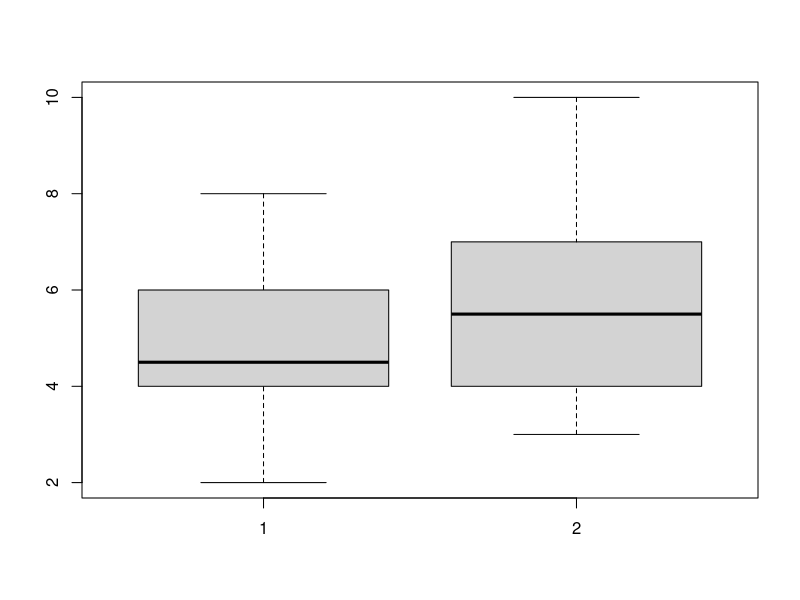
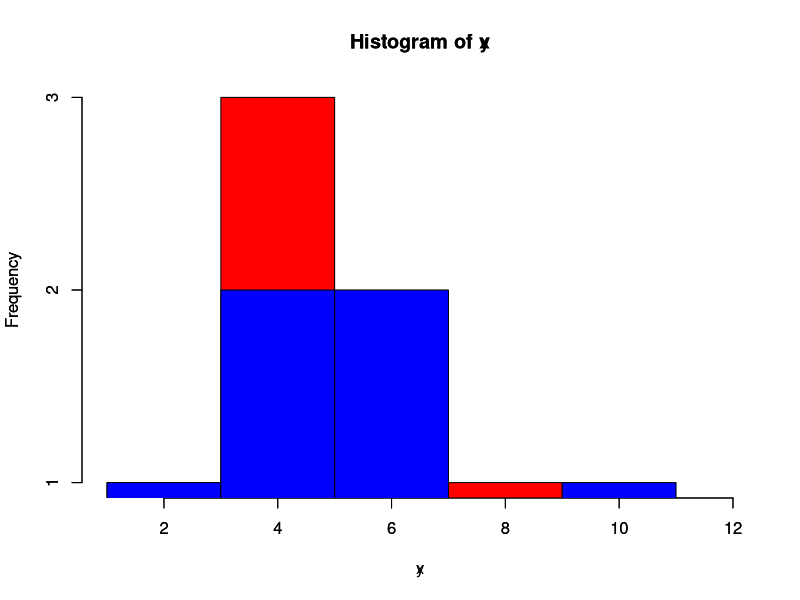
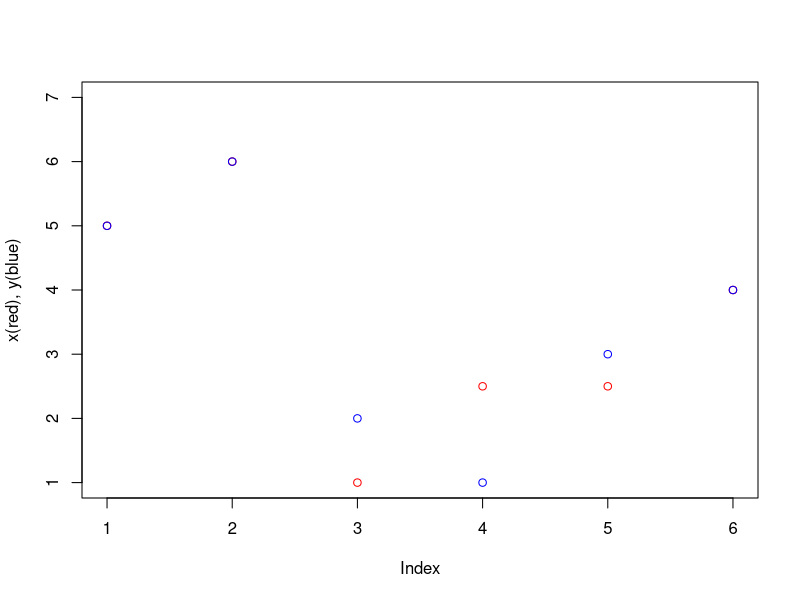
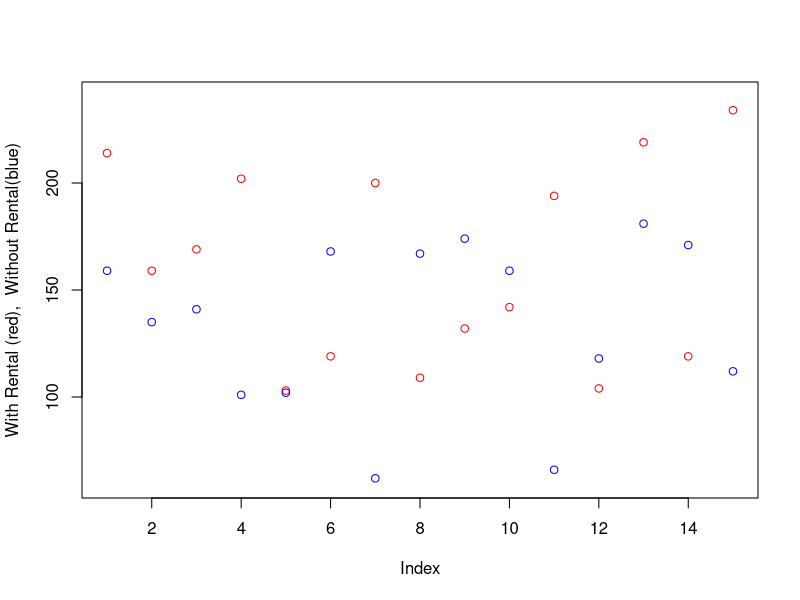
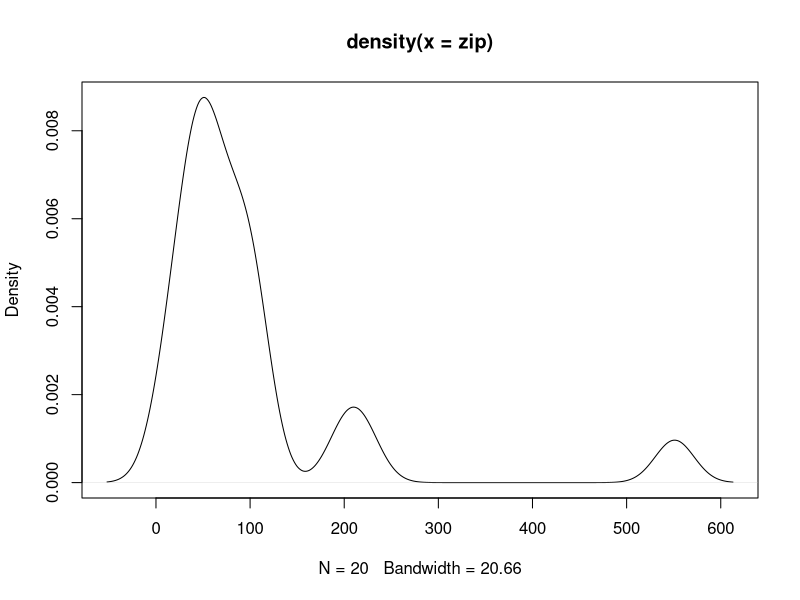
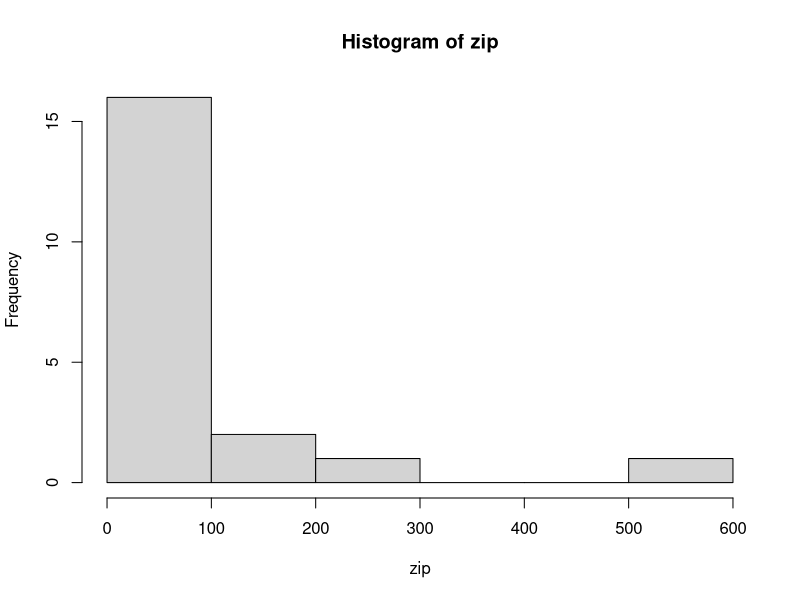
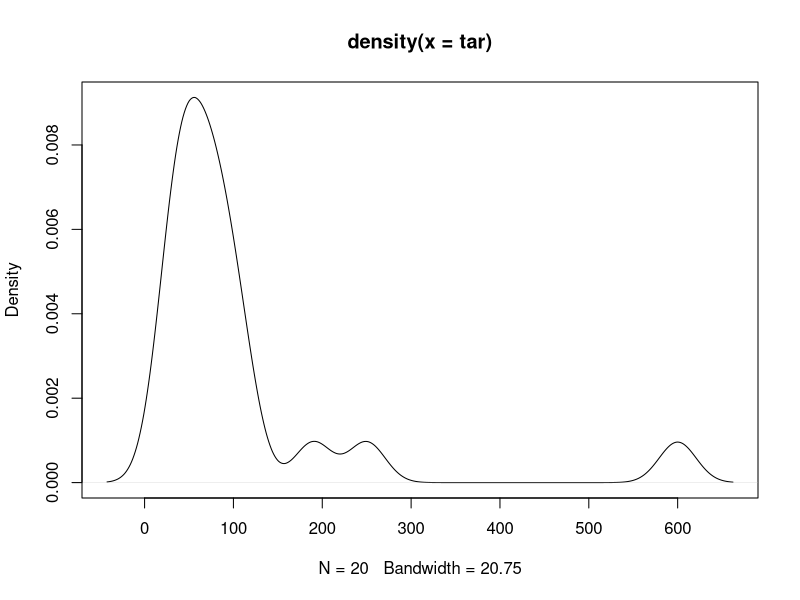
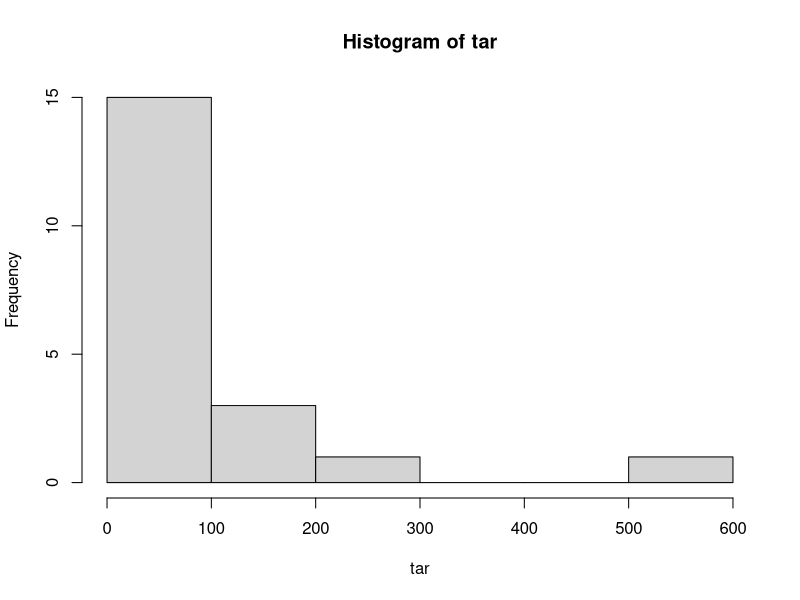

Generate these figures, in order, with R:
#####Q1####
x <- c(6, 8, 2, 4, 4, 5)
y <- c(7, 10, 4, 3, 5, 6)


boxplot(x, y)

hist(x, xlim=c(1,12), ylim= c(1,3), breaks = seq(from=1, to=12, by=2), col='red')
par(new=TRUE)
hist(y, xlim=c(1,12), ylim= c(1,3), breaks = seq(from=1, to=12, by=2), col='blue')
dev.off()

xrank <- rank(x)
yrank <- rank(y)
plot(xrank, col='red', ylim=c(1,7), ylab='x(red), y(blue)')
points(yrank, col='blue')

test_result <- wilcox.test(x,y, correct = F, exact=F)
summary(test_result)
test_result$statistic
test_result$parameter
test_result$p.value
test_result$method

wilcox.test(y,x, exact=F)

wilcox.test(x,y, correct=FALSE)

#data:  x and y
#W = 14, p-value = 0.5174
#The p-value is greater than 0.05, 
#then we can accept the hypothesis H0 of statistical 
#equality of the means of two groups.

#####Q2####

#A) Are these two groups of sampling paired or independent?
#   It is clear that the two groups are paired, 
#   because there is a bond between the readings, 
#   consisting in the fact that we are considering the same lake 
#   albeit in two different days.
a <- c(214, 159, 169, 202, 103, 119, 200, 109, 132, 142, 194, 104, 219, 119, 234)
b <- c(159, 135, 141, 101, 102, 168, 62, 167, 174, 159, 66, 118, 181, 171, 112)
plot(a, col='red', ylim=c(60,240), ylab='With Rental (red),  Without Rental(blue)')
points(b, col='blue')
#B)

wilcox.test(a,b, paired=TRUE, alternative = "less")


# [1] V = 80, p-value = 0.873

#Since the p-value is greater than 0.05, 
#we conclude that the means have remained essentially unchanged 
#(we accept the null hypothesis H0), 
#then banning the boat rental for a single day did not lead to any improvements 
#in terms of pollution of the lake.

#The value V = 80 corresponds to the sum of ranks assigned to the differences with positive sign.
#We can calculate the sum of ranks assigned to the differences with positive sign,
#and the sum of ranks assigned to the differences with negative sign,
#to compare this interval with the interval tabulated on the tables of Wilcoxon for paired samples,
#and confirm our statistic decision. Here’s how to calculate the two sums.

#C)
diff <- c(a - b) #Calculating the vector containing the differences
diff <- diff[ diff!=0 ] #delete all differences equal to zero
diff.rank <- rank(abs(diff)) #check the ranks of the differences, taken in absolute
diff.rank.sign <- diff.rank * sign(diff) #check the sign to the ranks, recalling the signs of the values of the differences
ranks.pos <- sum(diff.rank.sign[diff.rank.sign > 0]) #calculating the sum of ranks assigned to the differences as a positive, ie greater than zero
ranks.neg <- -sum(diff.rank.sign[diff.rank.sign < 0]) #calculating the sum of ranks assigned to the differences as a negative, ie less than zero
ranks.pos #it is the value V of the wilcoxon signed rank test
ranks.neg

#We accept the null hypothesis H0 of equality of the means. 
#As predicted by the p-value, banning bout rental 
#did not bring any improvements in terms of rate of pollution.


#Q3

zip <- c(10, 44, 65, 77, 43, 44, 22, 66, 50, 100, 55, 99, 44, 23, 100, 88, 200, 220, 110, 551)
tar <- c(20, 55, 75, 60, 55, 88, 35, 33, 35, 80, 65, 82, 47, 35, 97, 110, 250, 190, 111, 600)

#Q3-A: Paired, as the runtime is calculated based on archiving the same files.
#Q3-B
plot(density(zip)) #not normal
hist.default(zip)
plot(density(tar)) #not normal
hist.default(tar)

#Q3-C
wilcox.test(zip,tar, paired=TRUE)

# V = 85.5, p-value = 0.4779
# p-value > 0.05
# We accept the null hypothesis H0 of equality of the means. 


#Q4
boxplot(Ozone ~ Month, data = airquality, ylab='Ozone', xlab='Month')
wilcox.test(Ozone ~ Month, data = airquality,
            subset = Month %in% c(5, 8), exact = F)


#Q5
a = c(6, 8, 2, 4, 4, 5)
b = c(7, 10, 4, 3, 5, 6)
wilcox.test(b,a, correct=FALSE)
wilcox.test(a,b, correct=FALSE)

#Q6
women_weight <- c(38.9, 61.2, 73.3, 21.8, 63.4, 64.6, 48.4, 48.8, 48.5)
men_weight <- c(67.8, 60, 63.4, 76, 89.4, 73.3, 67.3, 61.3, 62.4) 
wilcox.test(men_weight, women_weight,alternative = "two.sided")

wilcox.test(men_weight, women_weight,alternative = "greater")

wilcox.test(women_weight, men_weight,alternative = "less")

wilcox.test(men_weight, women_weight,alternative = "less")
my_data <- data.frame( 
  group = rep(c("Woman", "Man"), each = 9),
  weight = c(women_weight,  men_weight)
)

wilcox.test(weight~group, data= my_data, alternative = "two.sided")
wilcox.test(weight~group, data= my_data, alternative = "greater")
wilcox.test(weight~group, data= my_data, alternative = "less")
